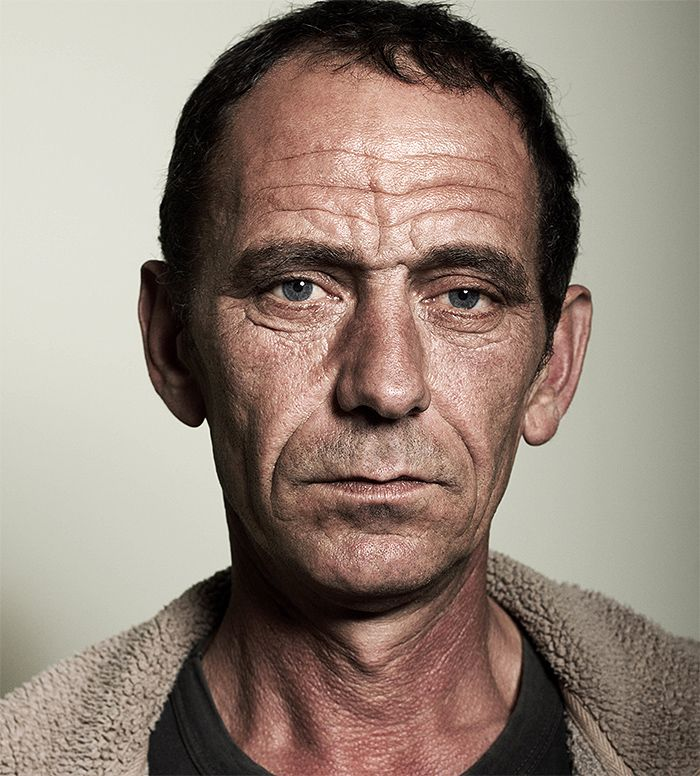
#> input picture Dataset/RGB/Low_Freq_Sample.jpg, 700 x 776 px
$ python -i edge_service.py   (imports and definitions only)
#> lines starting #> are read from the running program, lines starting #| are printed output that depends on the picture
### services/filter_service.py
import numpy as np
from utils.image_utils import validate_image


class FilterService:
    """Service for applying different filters to images"""

    # =========================================================
    # Core Convolution Engine (Vectorized - From Scratch)
    # =========================================================
    @staticmethod
    def _convolve2d(img, kernel):
        kH, kW = kernel.shape
        padH, padW = kH // 2, kW // 2

        img = img.astype(np.float32)

        padded = np.pad(
            img,
            ((padH, padH), (padW, padW)),
            mode='edge'
        )

        shape = (img.shape[0], img.shape[1], kH, kW)
        strides = (
            padded.strides[0],
            padded.strides[1],
            padded.strides[0],
            padded.strides[1]
        )

        windows = np.lib.stride_tricks.as_strided(
            padded,
            shape=shape,
            strides=strides
        )

        return np.einsum('ijkl,kl->ij', windows, kernel)

    # =========================================================
    # Average Filter
    # =========================================================
    # [23 lines left out: function apply_average_filter, not called in this run]

    # =========================================================
    # Gaussian Kernel Generator
    # =========================================================
    @staticmethod
    def _gaussian_kernel(ksize=5, sigma=1):
        ax = np.linspace(-(ksize // 2), ksize // 2, ksize)
        xx, yy = np.meshgrid(ax, ax)
        kernel = np.exp(-(xx**2 + yy**2) / (2 * sigma**2))
        kernel /= np.sum(kernel)
        return kernel.astype(np.float32)

    # =========================================================
    # Gaussian Filter
    # =========================================================
    # [68 lines left out: functions apply_gaussian_filter, apply_median_filter, not called in this run]

# [118 lines of commented-out code are left out]

### utils/image_utils.py
"""
Image utility functions for common operations
"""
import cv2
import numpy as np
from PyQt5.QtGui import QImage, QPixmap
from PyQt5.QtCore import Qt


# [66 lines left out: functions cv_to_qpixmap, qpixmap_to_cv, scale_pixmap, not called in this run]


def validate_image(image):
    """
    Validate that image is a valid numpy array
    """
    return isinstance(image, np.ndarray) and image.size > 0


# [7 lines left out: function ensure_uint8, not called in this run]

### services/edge_service.py
import numpy as np
import cv2
from utils.image_utils import validate_image
from services.filter_service import FilterService

# ===========================
# Gaussian Blur (uses FilterService)
# ===========================
def gaussian_blur(img, size=5, sigma=1.0):
    kernel = FilterService._gaussian_kernel(size, sigma)
    return FilterService._convolve2d(img.astype(np.float32), kernel)

# ===========================
# Sobel Edge
# ===========================
def sobel_kernel(size):
    if size == 3:
        Kx = np.array([
            [-1,0,1],
            [-2,0,2],
            [-1,0,1]
        ], dtype=np.float32)

        Ky = np.array([
            [-1,-2,-1],
            [ 0, 0, 0],
            [ 1, 2, 1]
        ], dtype=np.float32)
        return Kx, Ky

    # dynamic kernel
    k = size // 2
    x = np.arange(-k, k+1)
    y = np.arange(-k, k+1)
    xx, yy = np.meshgrid(x, y)

    Kx = xx / (xx**2 + yy**2 + 1e-5)
    Ky = yy / (xx**2 + yy**2 + 1e-5)

    return Kx, Ky

# [82 lines left out: functions sobel_edge, prewitt_kernel, prewitt_edge, roberts_edge, not called in this run]

def canny_edge_scaled(img, threshold=100, weight=1.0, kx_scale=1.0, ky_scale=1.0):
    gray = img if len(img.shape) == 2 else cv2.cvtColor(img, cv2.COLOR_BGR2GRAY)
    blurred = gaussian_blur(gray, 5, 1.0)

    Kx, Ky = sobel_kernel(3)
    Gx = FilterService._convolve2d(blurred, Kx) * kx_scale
    Gy = FilterService._convolve2d(blurred, Ky) * ky_scale
    scaled_img = np.sqrt(Gx**2 + Gy**2) * weight
    scaled_img = np.clip(scaled_img, 0, 255).astype(np.uint8)

    return cv2.Canny(scaled_img, int(0.4*threshold), threshold)

# ===========================
# Edge Service
# ===========================
class EdgeService:

    @staticmethod
    def apply_canny(img, threshold=100, blur_size=5, blur_sigma=1.0, weight=1.0, kx=1.0, ky=1.0):
        if not validate_image(img): return None
        gray = cv2.cvtColor(img, cv2.COLOR_BGR2GRAY) if len(img.shape)==3 else img
        blurred = gaussian_blur(gray, blur_size, blur_sigma)
        return canny_edge_scaled(blurred, threshold, weight, kx, ky)

    # [20 lines left out: functions apply_sobel, apply_prewitt, apply_roberts, not called in this run]


# [185 lines of commented-out code are left out]

>>> import cv2
>>> picture = cv2.imread('../Dataset/RGB/Low_Freq_Sample.jpg')
#> picture is the input picture: shape (776, 700, 3); mean B, G, R 121.2, 132.4, 147.9
>>> result = EdgeService().apply_canny(picture)
#> in apply_canny, `gray = cv2.cvtColor(img, cv2.COLOR_BGR2GRAY) if len(img.shape)==3 else..`:
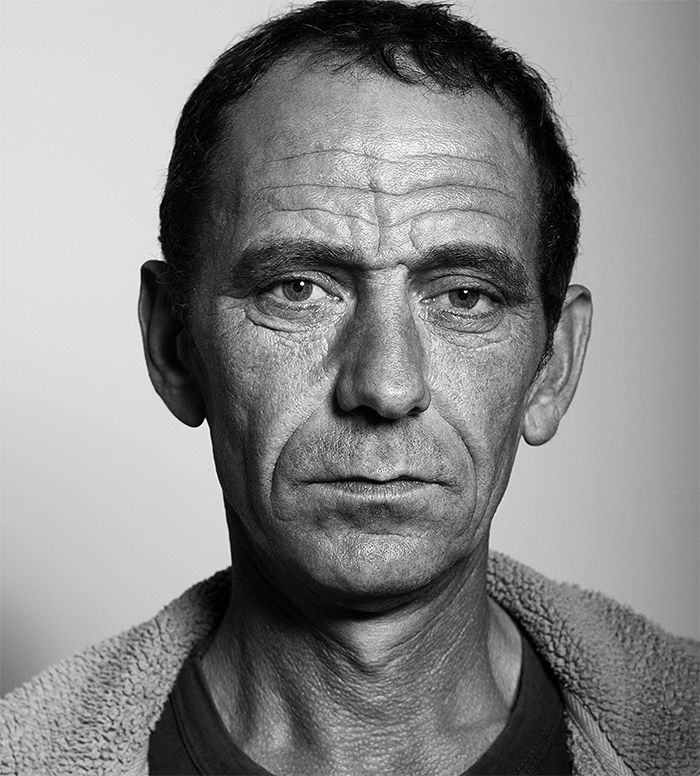
#> gray: shape (776, 700); min 0, max 255, mean 135.8
#> in _convolve2d, `padded = np.pad( img, ((padH, padH), (padW, padW)), mode='edge' )`:
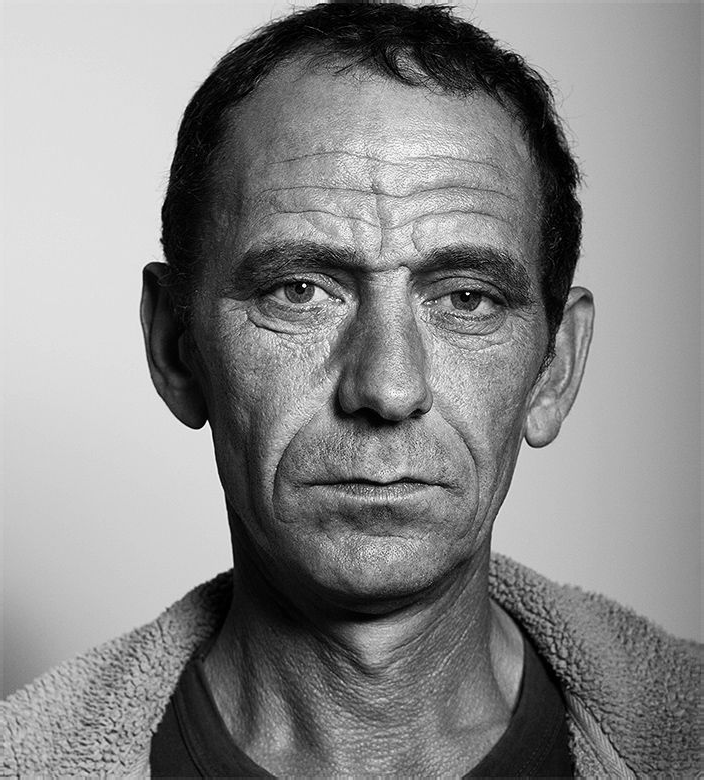
#> padded: shape (780, 704) float32; min 0, max 255, mean 136.1
#> in _convolve2d, `strides = ( padded.strides[0], padded.strides[1], padded.strides[0], p..`: strides = (2816, 4, 2816, 4)
#> in _convolve2d (call 3), `strides = ( padded.strides[0], padded.strides[1], padded.strides[0], p..`: strides = (2808, 4, 2808, 4)
#> in _convolve2d (call 3), `return np.einsum('ijkl,kl->ij', windows, kernel)`:
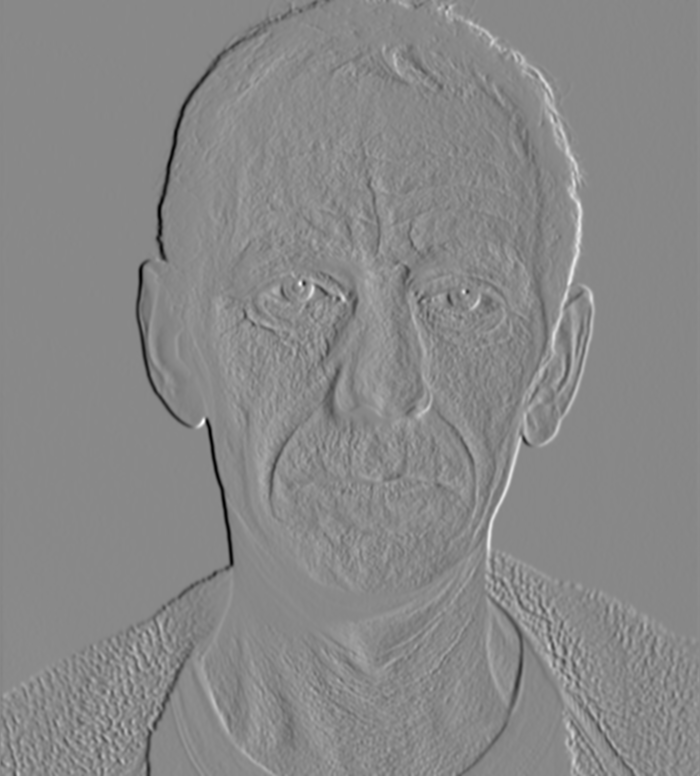
#> returned value: shape (776, 700) float32; min -432.1, max 374.2, mean -0.7; drawn with min black and max white
#> in _convolve2d (call 4), `return np.einsum('ijkl,kl->ij', windows, kernel)`:
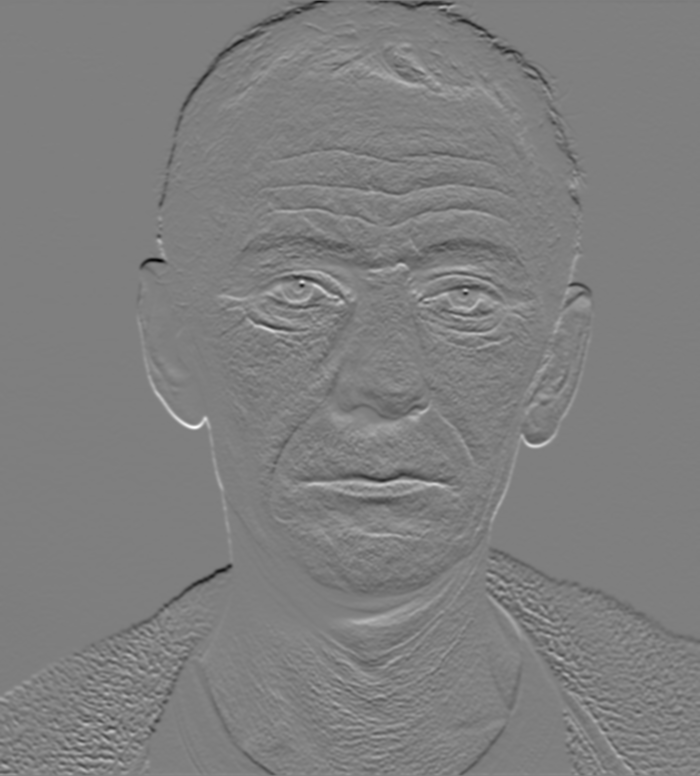
#> returned value: shape (776, 700) float32; min -432.2, max 433, mean -0.8; drawn with min black and max white
#> in canny_edge_scaled, `scaled_img = np.sqrt(Gx**2 + Gy**2) * weight`:
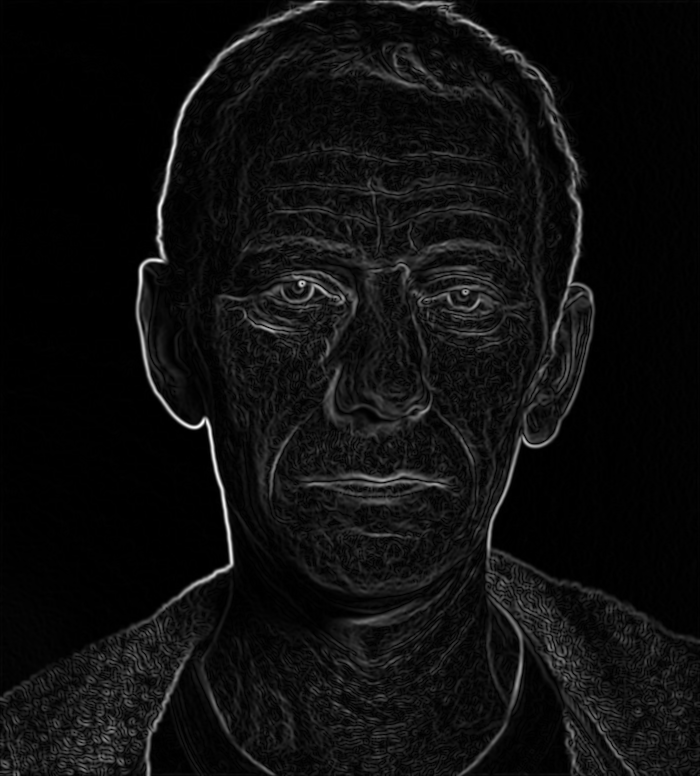
#> scaled_img: shape (776, 700) float32; min 0, max 451.5, mean 26.4; drawn with min black and max white
#> in canny_edge_scaled, `scaled_img = np.clip(scaled_img, 0, 255).astype(np.uint8)`:
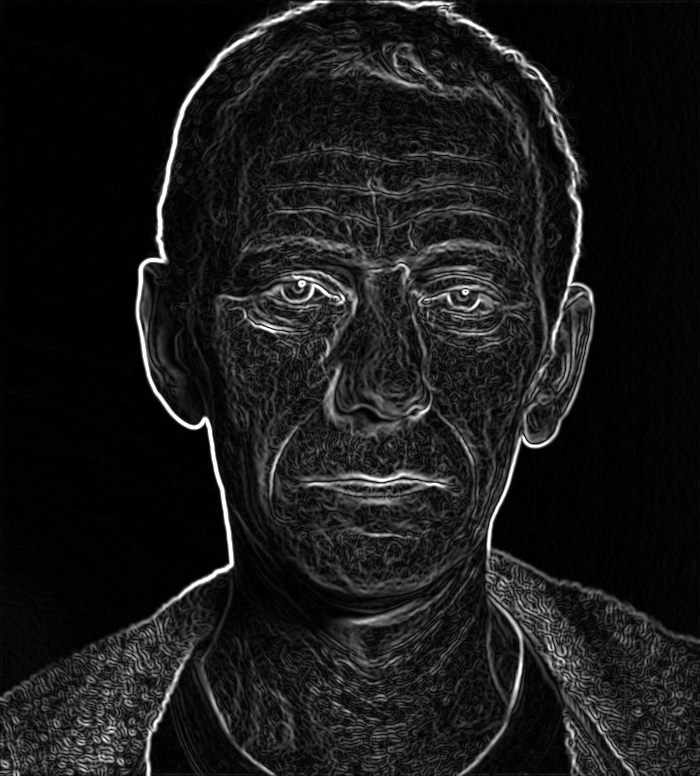
#> scaled_img: shape (776, 700); min 0, max 255, mean 25.6
#> in canny_edge_scaled, `return cv2.Canny(scaled_img, int(0.4*threshold), threshold)`:
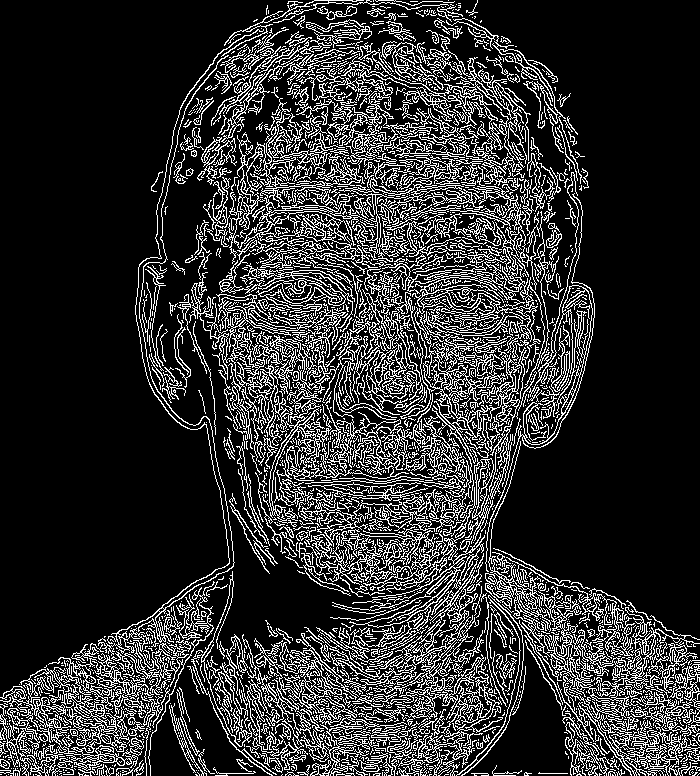
#> returned value: shape (776, 700); 19% white in thin lines or dots

$ run again, on Dataset/RGB/High_Freq_Sample.png
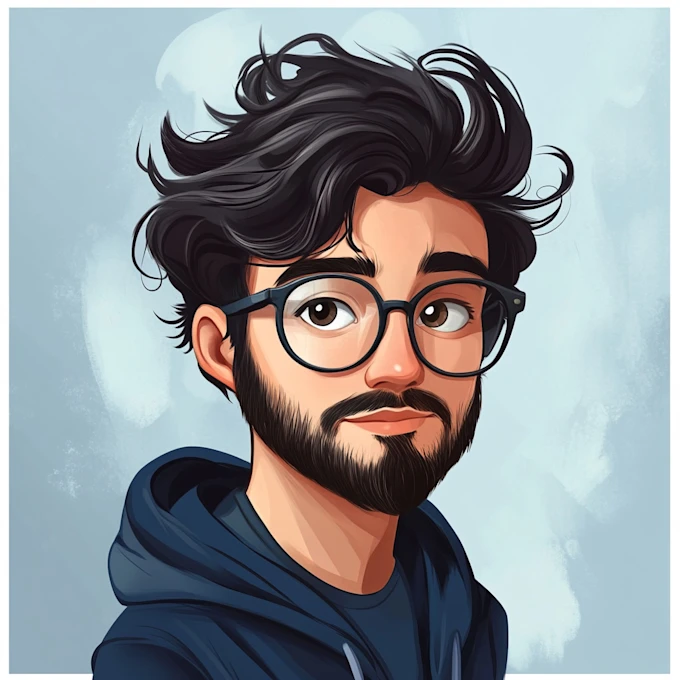
#> input picture Dataset/RGB/High_Freq_Sample.png, 680 x 680 px
#> picture is the input picture: shape (680, 680, 3); mean B, G, R 152.3, 148.3, 142.3
#> in _convolve2d, `padded = np.pad( img, ((padH, padH), (padW, padW)), mode='edge' )`:
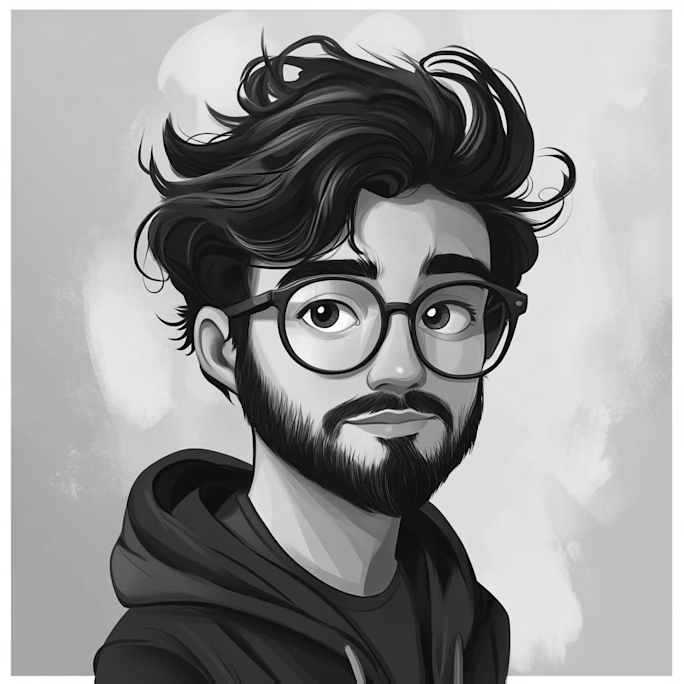
#> padded: shape (684, 684) float32; min 0, max 255, mean 147.9
#> strides = (2736, 4, 2736, 4)
#> padded: shape (682, 682) float32
#> in canny_edge_scaled, `return cv2.Canny(scaled_img, int(0.4*threshold), threshold)`:
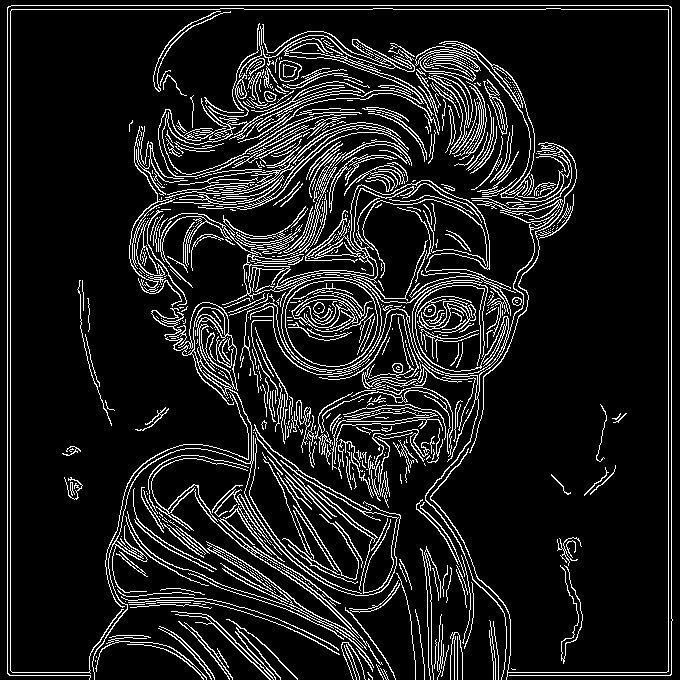
#> returned value: shape (680, 680); 11.3% white in thin lines or dots

$ run again, on Dataset/RGB/edge detection_vh.png
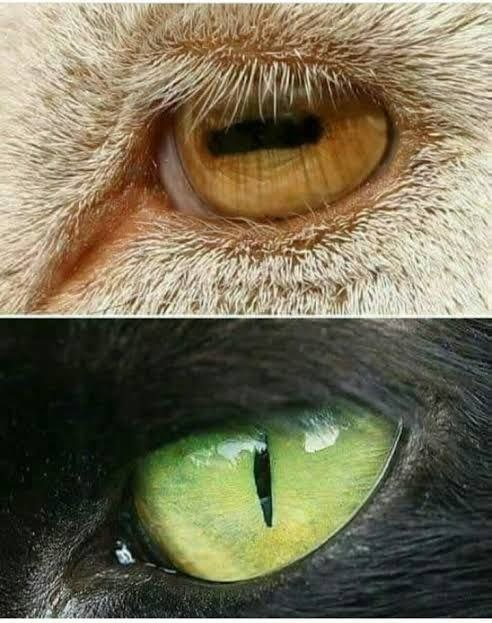
#> input picture Dataset/RGB/edge detection_vh.png, 492 x 623 px
#> picture is the input picture: shape (623, 492, 3); mean B, G, R 85.9, 110.9, 117.7
#> in _convolve2d, `padded = np.pad( img, ((padH, padH), (padW, padW)), mode='edge' )`:
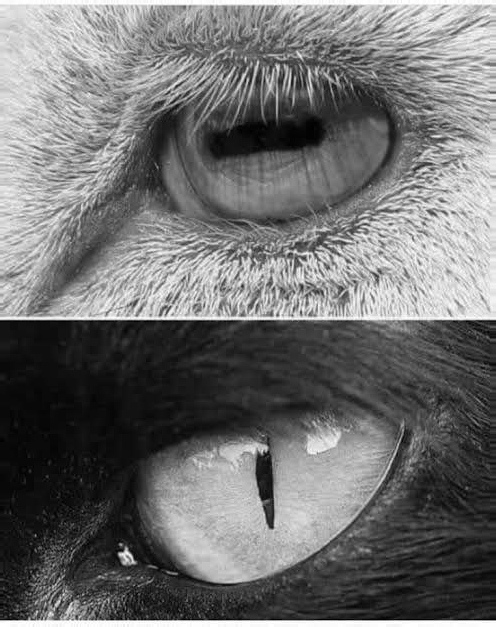
#> padded: shape (627, 496) float32; min 0, max 255, mean 111.1
#> strides = (1984, 4, 1984, 4)
#> padded: shape (625, 494) float32
#> in canny_edge_scaled, `return cv2.Canny(scaled_img, int(0.4*threshold), threshold)`:
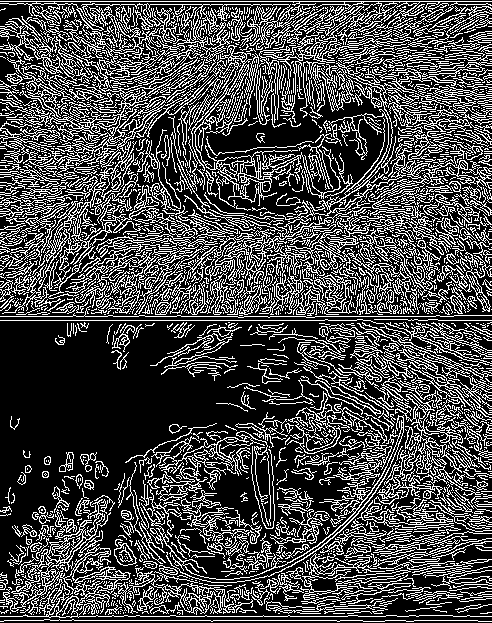
#> returned value: shape (623, 492); 28.8% white in thin lines or dots
